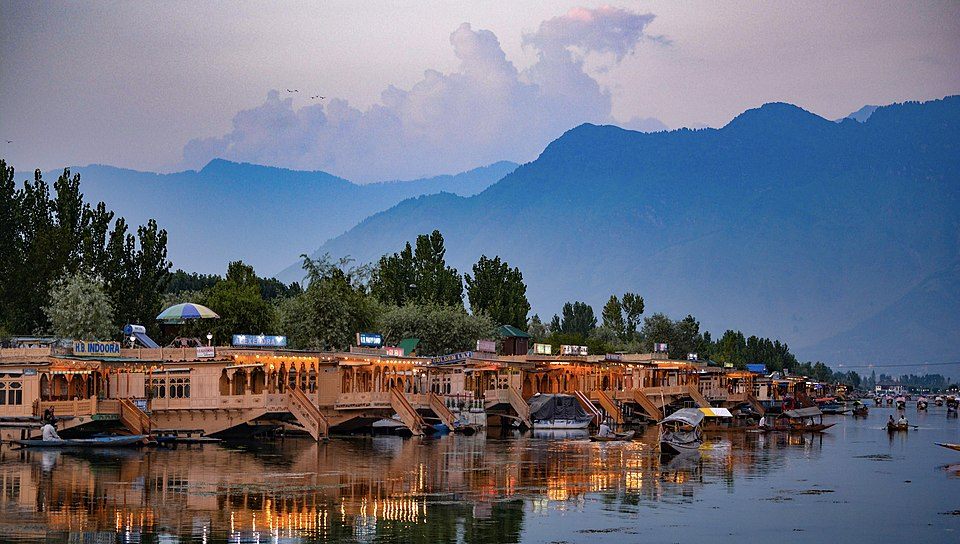
#> input picture 9_Thresholding_and_Edge_Detection/1_Thresholding/Kashmir.jpg, 960 x 544 px, found by its file name
$ python 1_simple_thresholding.py
#> lines starting #> are read from the running program, lines starting #| are printed output that depends on the picture; after the words box and inside, x2 and y2 are one past the last pixel; in counts of white or black regions, pixels touching at a corner belong together
import cv2 as cv

img = cv.imread('kashmir.jpg')
#> img is the input picture: shape (544, 960, 3); mean B, G, R 123.6, 109.1, 105.3

gray = cv.cvtColor(img, cv.COLOR_BGR2GRAY)
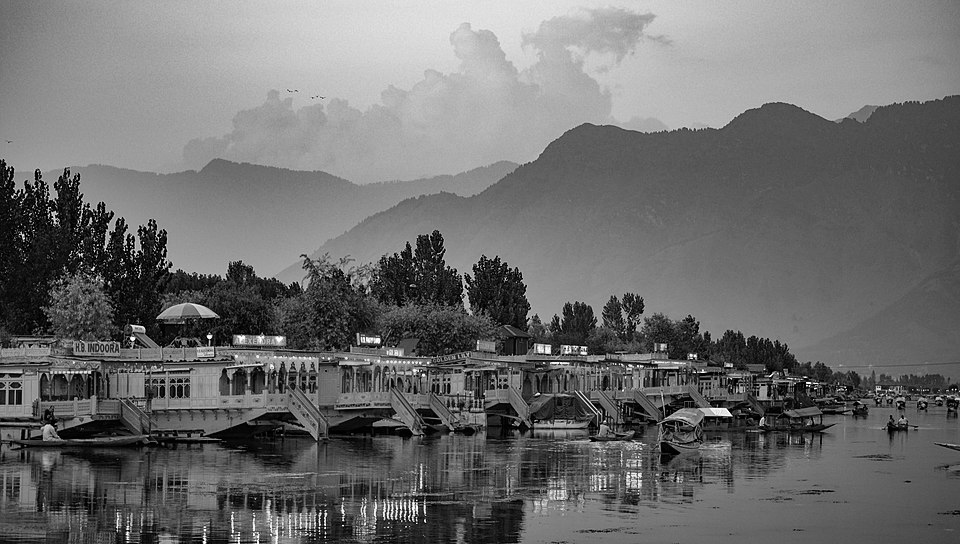
#> gray: shape (544, 960); min 0, max 254, mean 109.6

cv.imshow('Gray', gray)


ret , thresh = cv.threshold(gray, 125, 255, cv.THRESH_BINARY)
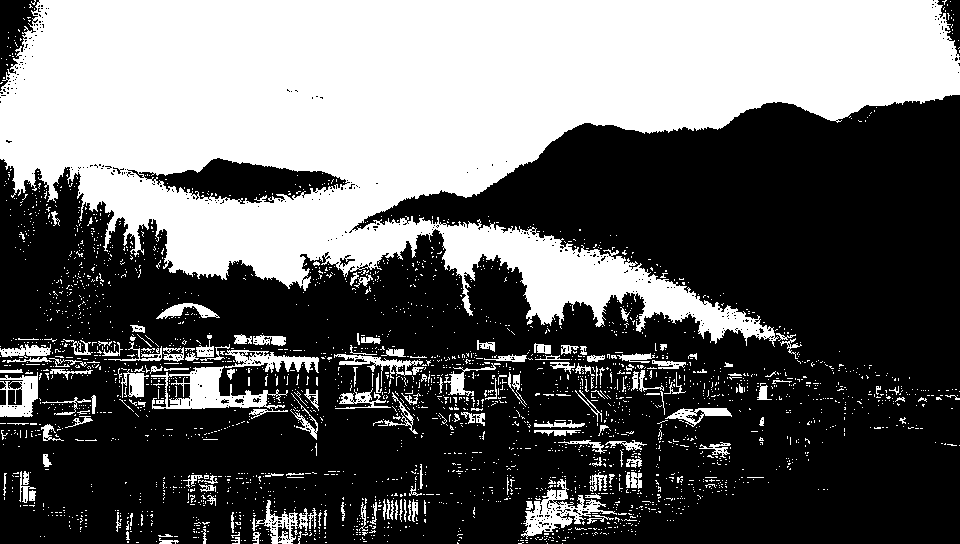
#> thresh: shape (544, 960); 39.6% white; 2744 white regions (2571 under 20 px), largest, box (x1, y1, x2, y2) and area: (0, 0, 960, 347) 178796, (151, 366, 288, 409) 2297, (521, 479, 617, 539) 1693
print(ret, thresh)
#> (printed output is left out)

cv.imshow('Binary Threshold', thresh)

ret_inv , thresh_inv = cv.threshold(gray, 50, 155, cv.THRESH_BINARY_INV)
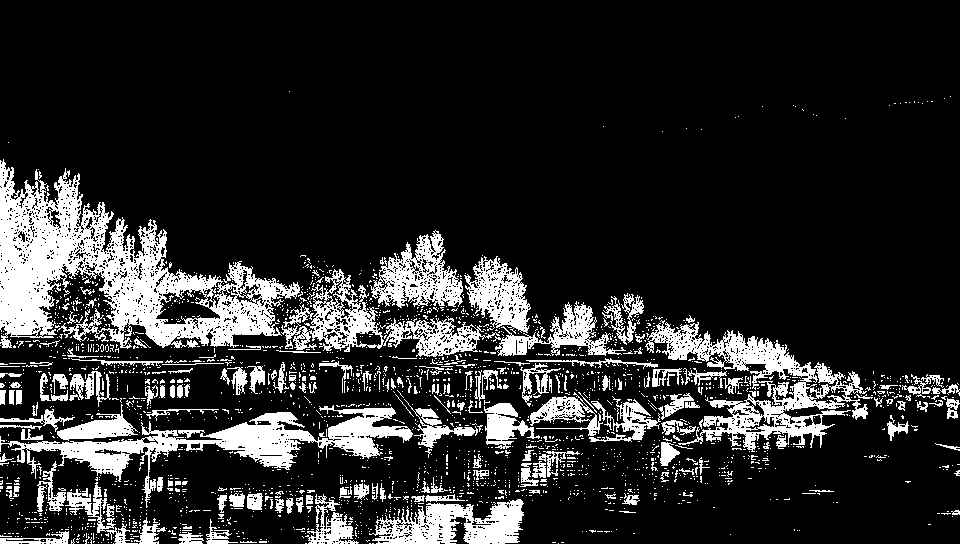
#> thresh_inv: shape (544, 960); values 0 (black) and 155 (white), 16.6% white; 2291 white regions (2104 under 20 px), largest, box (x1, y1, x2, y2) and area: (0, 159, 300, 349) 21824, (0, 405, 413, 508) 8931, (645, 320, 868, 452) 8669

cv.imshow('Binary Threshold Inverse', thresh_inv)

cv.waitKey()
